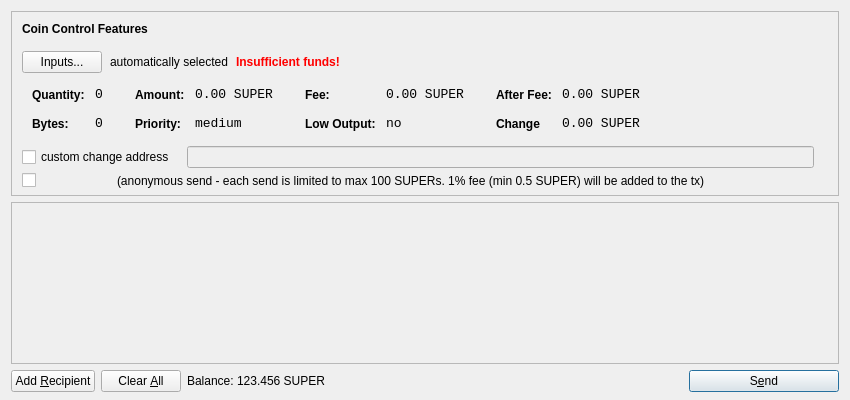
<?xml version="1.0" encoding="UTF-8"?>
<ui version="4.0">
 <class>SendCoinsDialog</class>
 <widget class="QDialog" name="SendCoinsDialog">
  <property name="geometry">
   <rect>
    <x>0</x>
    <y>0</y>
    <width>850</width>
    <height>400</height>
   </rect>
  </property>
  <property name="windowTitle">
   <string>Send Coins</string>
  </property>
  <layout class="QVBoxLayout" name="verticalLayout" stretch="0,1,0">
   <property name="bottomMargin">
    <number>8</number>
   </property>
   <item>
    <widget class="QFrame" name="frameCoinControl">
     <property name="sizePolicy">
      <sizepolicy hsizetype="Expanding" vsizetype="Expanding">
       <horstretch>0</horstretch>
       <verstretch>0</verstretch>
      </sizepolicy>
     </property>
     <property name="maximumSize">
      <size>
       <width>16777215</width>
       <height>16777215</height>
      </size>
     </property>
     <property name="frameShape">
      <enum>QFrame::StyledPanel</enum>
     </property>
     <property name="frameShadow">
      <enum>QFrame::Sunken</enum>
     </property>
     <layout class="QVBoxLayout" name="verticalLayoutCoinControl2">
      <property name="spacing">
       <number>6</number>
      </property>
      <property name="leftMargin">
       <number>0</number>
      </property>
      <property name="topMargin">
       <number>0</number>
      </property>
      <property name="rightMargin">
       <number>0</number>
      </property>
      <property name="bottomMargin">
       <number>6</number>
      </property>
      <item>
       <layout class="QVBoxLayout" name="verticalLayoutCoinControl" stretch="0,0,0,1,0,0">
        <property name="spacing">
         <number>0</number>
        </property>
        <property name="leftMargin">
         <number>10</number>
        </property>
        <property name="topMargin">
         <number>10</number>
        </property>
        <item>
         <layout class="QHBoxLayout" name="horizontalLayoutCoinControl1">
          <property name="bottomMargin">
           <number>15</number>
          </property>
          <item>
           <widget class="QLabel" name="labelCoinControlFeatures">
            <property name="sizePolicy">
             <sizepolicy hsizetype="Preferred" vsizetype="Maximum">
              <horstretch>0</horstretch>
              <verstretch>0</verstretch>
             </sizepolicy>
            </property>
            <property name="font">
             <font>
              <weight>75</weight>
              <bold>true</bold>
             </font>
            </property>
            <property name="styleSheet">
             <string notr="true">font-weight:bold;</string>
            </property>
            <property name="text">
             <string>Coin Control Features</string>
            </property>
           </widget>
          </item>
         </layout>
        </item>
        <item>
         <layout class="QHBoxLayout" name="horizontalLayoutCoinControl2" stretch="0,0,0,0">
          <property name="spacing">
           <number>8</number>
          </property>
          <property name="bottomMargin">
           <number>10</number>
          </property>
          <item>
           <widget class="QPushButton" name="pushButtonCoinControl">
            <property name="styleSheet">
             <string notr="true"/>
            </property>
            <property name="text">
             <string>Inputs...</string>
            </property>
           </widget>
          </item>
          <item>
           <widget class="QLabel" name="labelCoinControlAutomaticallySelected">
            <property name="text">
             <string>automatically selected</string>
            </property>
            <property name="margin">
             <number>5</number>
            </property>
           </widget>
          </item>
          <item>
           <widget class="QLabel" name="labelCoinControlInsuffFunds">
            <property name="font">
             <font>
              <weight>75</weight>
              <bold>true</bold>
             </font>
            </property>
            <property name="styleSheet">
             <string notr="true">color:red;font-weight:bold;</string>
            </property>
            <property name="text">
             <string>Insufficient funds!</string>
            </property>
            <property name="margin">
             <number>5</number>
            </property>
           </widget>
          </item>
          <item>
           <spacer name="horizontalSpacerCoinControl">
            <property name="orientation">
             <enum>Qt::Horizontal</enum>
            </property>
            <property name="sizeHint" stdset="0">
             <size>
              <width>40</width>
              <height>1</height>
             </size>
            </property>
           </spacer>
          </item>
         </layout>
        </item>
        <item>
         <widget class="QWidget" name="widgetCoinControl" native="true">
          <property name="sizePolicy">
           <sizepolicy hsizetype="Preferred" vsizetype="Preferred">
            <horstretch>0</horstretch>
            <verstretch>0</verstretch>
           </sizepolicy>
          </property>
          <property name="minimumSize">
           <size>
            <width>0</width>
            <height>0</height>
           </size>
          </property>
          <property name="styleSheet">
           <string notr="true"/>
          </property>
          <layout class="QHBoxLayout" name="horizontalLayoutCoinControl5">
           <property name="margin">
            <number>0</number>
           </property>
           <item>
            <layout class="QHBoxLayout" name="horizontalLayoutCoinControl3" stretch="0,0,0,1">
             <property name="spacing">
              <number>20</number>
             </property>
             <property name="topMargin">
              <number>0</number>
             </property>
             <property name="bottomMargin">
              <number>10</number>
             </property>
             <item>
              <layout class="QFormLayout" name="formLayoutCoinControl1">
               <property name="horizontalSpacing">
                <number>10</number>
               </property>
               <property name="verticalSpacing">
                <number>14</number>
               </property>
               <property name="leftMargin">
                <number>10</number>
               </property>
               <property name="topMargin">
                <number>4</number>
               </property>
               <property name="rightMargin">
                <number>6</number>
               </property>
               <item row="0" column="0">
                <widget class="QLabel" name="labelCoinControlQuantityText">
                 <property name="styleSheet">
                  <string notr="true">font-weight:bold;</string>
                 </property>
                 <property name="text">
                  <string>Quantity:</string>
                 </property>
                 <property name="margin">
                  <number>0</number>
                 </property>
                </widget>
               </item>
               <item row="0" column="1">
                <widget class="QLabel" name="labelCoinControlQuantity">
                 <property name="font">
                  <font>
                   <family>Monospace</family>
                   <pointsize>10</pointsize>
                  </font>
                 </property>
                 <property name="cursor">
                  <cursorShape>IBeamCursor</cursorShape>
                 </property>
                 <property name="contextMenuPolicy">
                  <enum>Qt::ActionsContextMenu</enum>
                 </property>
                 <property name="text">
                  <string>0</string>
                 </property>
                 <property name="margin">
                  <number>0</number>
                 </property>
                 <property name="textInteractionFlags">
                  <set>Qt::LinksAccessibleByMouse|Qt::TextSelectableByKeyboard|Qt::TextSelectableByMouse</set>
                 </property>
                </widget>
               </item>
               <item row="1" column="0">
                <widget class="QLabel" name="labelCoinControlBytesText">
                 <property name="styleSheet">
                  <string notr="true">font-weight:bold;</string>
                 </property>
                 <property name="text">
                  <string>Bytes:</string>
                 </property>
                </widget>
               </item>
               <item row="1" column="1">
                <widget class="QLabel" name="labelCoinControlBytes">
                 <property name="font">
                  <font>
                   <family>Monospace</family>
                   <pointsize>10</pointsize>
                  </font>
                 </property>
                 <property name="cursor">
                  <cursorShape>IBeamCursor</cursorShape>
                 </property>
                 <property name="contextMenuPolicy">
                  <enum>Qt::ActionsContextMenu</enum>
                 </property>
                 <property name="text">
                  <string>0</string>
                 </property>
                 <property name="textInteractionFlags">
                  <set>Qt::LinksAccessibleByMouse|Qt::TextSelectableByKeyboard|Qt::TextSelectableByMouse</set>
                 </property>
                </widget>
               </item>
              </layout>
             </item>
             <item>
              <layout class="QFormLayout" name="formLayoutCoinControl2">
               <property name="horizontalSpacing">
                <number>10</number>
               </property>
               <property name="verticalSpacing">
                <number>14</number>
               </property>
               <property name="leftMargin">
                <number>6</number>
               </property>
               <property name="topMargin">
                <number>4</number>
               </property>
               <property name="rightMargin">
                <number>6</number>
               </property>
               <item row="0" column="0">
                <widget class="QLabel" name="labelCoinControlAmountText">
                 <property name="styleSheet">
                  <string notr="true">font-weight:bold;</string>
                 </property>
                 <property name="text">
                  <string>Amount:</string>
                 </property>
                 <property name="margin">
                  <number>0</number>
                 </property>
                </widget>
               </item>
               <item row="0" column="1">
                <widget class="QLabel" name="labelCoinControlAmount">
                 <property name="font">
                  <font>
                   <family>Monospace</family>
                   <pointsize>10</pointsize>
                  </font>
                 </property>
                 <property name="cursor">
                  <cursorShape>IBeamCursor</cursorShape>
                 </property>
                 <property name="contextMenuPolicy">
                  <enum>Qt::ActionsContextMenu</enum>
                 </property>
                 <property name="text">
                  <string>0.00 SUPER</string>
                 </property>
                 <property name="textInteractionFlags">
                  <set>Qt::LinksAccessibleByMouse|Qt::TextSelectableByKeyboard|Qt::TextSelectableByMouse</set>
                 </property>
                </widget>
               </item>
               <item row="1" column="0">
                <widget class="QLabel" name="labelCoinControlPriorityText">
                 <property name="styleSheet">
                  <string notr="true">font-weight:bold;</string>
                 </property>
                 <property name="text">
                  <string>Priority:</string>
                 </property>
                </widget>
               </item>
               <item row="1" column="1">
                <widget class="QLabel" name="labelCoinControlPriority">
                 <property name="font">
                  <font>
                   <family>Monospace</family>
                   <pointsize>10</pointsize>
                  </font>
                 </property>
                 <property name="cursor">
                  <cursorShape>IBeamCursor</cursorShape>
                 </property>
                 <property name="contextMenuPolicy">
                  <enum>Qt::ActionsContextMenu</enum>
                 </property>
                 <property name="text">
                  <string>medium</string>
                 </property>
                 <property name="textInteractionFlags">
                  <set>Qt::LinksAccessibleByMouse|Qt::TextSelectableByKeyboard|Qt::TextSelectableByMouse</set>
                 </property>
                </widget>
               </item>
              </layout>
             </item>
             <item>
              <layout class="QFormLayout" name="formLayoutCoinControl3">
               <property name="horizontalSpacing">
                <number>10</number>
               </property>
               <property name="verticalSpacing">
                <number>14</number>
               </property>
               <property name="leftMargin">
                <number>6</number>
               </property>
               <property name="topMargin">
                <number>4</number>
               </property>
               <property name="rightMargin">
                <number>6</number>
               </property>
               <item row="0" column="0">
                <widget class="QLabel" name="labelCoinControlFeeText">
                 <property name="styleSheet">
                  <string notr="true">font-weight:bold;</string>
                 </property>
                 <property name="text">
                  <string>Fee:</string>
                 </property>
                 <property name="margin">
                  <number>0</number>
                 </property>
                </widget>
               </item>
               <item row="0" column="1">
                <widget class="QLabel" name="labelCoinControlFee">
                 <property name="font">
                  <font>
                   <family>Monospace</family>
                   <pointsize>10</pointsize>
                  </font>
                 </property>
                 <property name="cursor">
                  <cursorShape>IBeamCursor</cursorShape>
                 </property>
                 <property name="contextMenuPolicy">
                  <enum>Qt::ActionsContextMenu</enum>
                 </property>
                 <property name="text">
                  <string>0.00 SUPER</string>
                 </property>
                 <property name="textInteractionFlags">
                  <set>Qt::LinksAccessibleByMouse|Qt::TextSelectableByKeyboard|Qt::TextSelectableByMouse</set>
                 </property>
                </widget>
               </item>
               <item row="1" column="0">
                <widget class="QLabel" name="labelCoinControlLowOutputText">
                 <property name="styleSheet">
                  <string notr="true">font-weight:bold;</string>
                 </property>
                 <property name="text">
                  <string>Low Output:</string>
                 </property>
                </widget>
               </item>
               <item row="1" column="1">
                <widget class="QLabel" name="labelCoinControlLowOutput">
                 <property name="font">
                  <font>
                   <family>Monospace</family>
                   <pointsize>10</pointsize>
                  </font>
                 </property>
                 <property name="cursor">
                  <cursorShape>IBeamCursor</cursorShape>
                 </property>
                 <property name="contextMenuPolicy">
                  <enum>Qt::ActionsContextMenu</enum>
                 </property>
                 <property name="text">
                  <string>no</string>
                 </property>
                 <property name="textInteractionFlags">
                  <set>Qt::LinksAccessibleByMouse|Qt::TextSelectableByKeyboard|Qt::TextSelectableByMouse</set>
                 </property>
                </widget>
               </item>
              </layout>
             </item>
             <item>
              <layout class="QFormLayout" name="formLayoutCoinControl4">
               <property name="horizontalSpacing">
                <number>10</number>
               </property>
               <property name="verticalSpacing">
                <number>14</number>
               </property>
               <property name="leftMargin">
                <number>6</number>
               </property>
               <property name="topMargin">
                <number>4</number>
               </property>
               <property name="rightMargin">
                <number>6</number>
               </property>
               <item row="0" column="0">
                <widget class="QLabel" name="labelCoinControlAfterFeeText">
                 <property name="styleSheet">
                  <string notr="true">font-weight:bold;</string>
                 </property>
                 <property name="text">
                  <string>After Fee:</string>
                 </property>
                 <property name="margin">
                  <number>0</number>
                 </property>
                </widget>
               </item>
               <item row="0" column="1">
                <widget class="QLabel" name="labelCoinControlAfterFee">
                 <property name="font">
                  <font>
                   <family>Monospace</family>
                   <pointsize>10</pointsize>
                  </font>
                 </property>
                 <property name="cursor">
                  <cursorShape>IBeamCursor</cursorShape>
                 </property>
                 <property name="contextMenuPolicy">
                  <enum>Qt::ActionsContextMenu</enum>
                 </property>
                 <property name="text">
                  <string>0.00 SUPER</string>
                 </property>
                 <property name="textInteractionFlags">
                  <set>Qt::LinksAccessibleByMouse|Qt::TextSelectableByKeyboard|Qt::TextSelectableByMouse</set>
                 </property>
                </widget>
               </item>
               <item row="1" column="0">
                <widget class="QLabel" name="labelCoinControlChangeText">
                 <property name="styleSheet">
                  <string notr="true">font-weight:bold;</string>
                 </property>
                 <property name="text">
                  <string>Change</string>
                 </property>
                </widget>
               </item>
               <item row="1" column="1">
                <widget class="QLabel" name="labelCoinControlChange">
                 <property name="font">
                  <font>
                   <family>Monospace</family>
                   <pointsize>10</pointsize>
                  </font>
                 </property>
                 <property name="cursor">
                  <cursorShape>IBeamCursor</cursorShape>
                 </property>
                 <property name="contextMenuPolicy">
                  <enum>Qt::ActionsContextMenu</enum>
                 </property>
                 <property name="text">
                  <string>0.00 SUPER</string>
                 </property>
                 <property name="textInteractionFlags">
                  <set>Qt::LinksAccessibleByMouse|Qt::TextSelectableByKeyboard|Qt::TextSelectableByMouse</set>
                 </property>
                </widget>
               </item>
              </layout>
             </item>
            </layout>
           </item>
          </layout>
         </widget>
        </item>
        <item>
         <layout class="QHBoxLayout" name="horizontalLayoutCoinControl4" stretch="0,0,0">
          <property name="spacing">
           <number>12</number>
          </property>
          <property name="sizeConstraint">
           <enum>QLayout::SetDefaultConstraint</enum>
          </property>
          <property name="topMargin">
           <number>5</number>
          </property>
          <property name="rightMargin">
           <number>5</number>
          </property>
          <item>
           <widget class="QCheckBox" name="checkBoxCoinControlChange">
            <property name="text">
             <string>custom change address</string>
            </property>
           </widget>
          </item>
          <item>
           <widget class="QLineEdit" name="lineEditCoinControlChange">
            <property name="enabled">
             <bool>false</bool>
            </property>
            <property name="sizePolicy">
             <sizepolicy hsizetype="Expanding" vsizetype="Fixed">
              <horstretch>0</horstretch>
              <verstretch>0</verstretch>
             </sizepolicy>
            </property>
           </widget>
          </item>
          <item>
           <widget class="QLabel" name="labelCoinControlChangeLabel">
            <property name="sizePolicy">
             <sizepolicy hsizetype="Preferred" vsizetype="Expanding">
              <horstretch>0</horstretch>
              <verstretch>0</verstretch>
             </sizepolicy>
            </property>
            <property name="minimumSize">
             <size>
              <width>0</width>
              <height>0</height>
             </size>
            </property>
            <property name="text">
             <string/>
            </property>
            <property name="margin">
             <number>3</number>
            </property>
           </widget>
          </item>
         </layout>
        </item>
        <item>
         <layout class="QHBoxLayout" name="horizontalLayoutCoinControl7" stretch="0,0,0">
          <property name="spacing">
           <number>0</number>
          </property>
          <property name="sizeConstraint">
           <enum>QLayout::SetDefaultConstraint</enum>
          </property>
          <property name="topMargin">
           <number>5</number>
          </property>
          <property name="rightMargin">
           <number>5</number>
          </property>
          <item>
           <widget class="QCheckBox" name="checkBoxAnonymousSend">
            <property name="maximumSize">
             <size>
              <width>15</width>
              <height>16777215</height>
             </size>
            </property>
            <property name="text">
             <string/>
            </property>
           </widget>
          </item>
          <item>
           <widget class="QLabel" name="label_2">
            <property name="maximumSize">
             <size>
              <width>80</width>
              <height>16777215</height>
             </size>
            </property>
            <property name="text">
             <string/>
            </property>
            <property name="pixmap">
             <pixmap resource="../bitcoin.qrc">:/icons/supersend</pixmap>
            </property>
           </widget>
          </item>
          <item>
           <widget class="QLabel" name="label_3">
            <property name="text">
             <string>(anonymous send - each send is limited to max 100 SUPERs. 1% fee (min 0.5 SUPER) will be added to the tx)</string>
            </property>
           </widget>
          </item>
         </layout>
        </item>
        <item>
         <spacer name="verticalSpacerCoinControl">
          <property name="orientation">
           <enum>Qt::Vertical</enum>
          </property>
          <property name="sizeHint" stdset="0">
           <size>
            <width>800</width>
            <height>1</height>
           </size>
          </property>
         </spacer>
        </item>
       </layout>
      </item>
     </layout>
    </widget>
   </item>
   <item>
    <widget class="QScrollArea" name="scrollArea">
     <property name="widgetResizable">
      <bool>true</bool>
     </property>
     <widget class="QWidget" name="scrollAreaWidgetContents">
      <property name="geometry">
       <rect>
        <x>0</x>
        <y>0</y>
        <width>830</width>
        <height>146</height>
       </rect>
      </property>
      <layout class="QVBoxLayout" name="verticalLayout_2">
       <property name="margin">
        <number>0</number>
       </property>
       <item>
        <layout class="QVBoxLayout" name="entries">
         <property name="spacing">
          <number>6</number>
         </property>
        </layout>
       </item>
       <item>
        <spacer name="verticalSpacer">
         <property name="orientation">
          <enum>Qt::Vertical</enum>
         </property>
         <property name="sizeHint" stdset="0">
          <size>
           <width>20</width>
           <height>40</height>
          </size>
         </property>
        </spacer>
       </item>
      </layout>
     </widget>
    </widget>
   </item>
   <item>
    <layout class="QHBoxLayout" name="horizontalLayout">
     <item>
      <widget class="QPushButton" name="addButton">
       <property name="toolTip">
        <string>Send to multiple recipients at once</string>
       </property>
       <property name="text">
        <string>Add &amp;Recipient</string>
       </property>
       <property name="icon">
        <iconset resource="../bitcoin.qrc">
         <normaloff>:/icons/add</normaloff>:/icons/add</iconset>
       </property>
       <property name="autoDefault">
        <bool>false</bool>
       </property>
      </widget>
     </item>
     <item>
      <widget class="QPushButton" name="clearButton">
       <property name="sizePolicy">
        <sizepolicy hsizetype="Minimum" vsizetype="Fixed">
         <horstretch>0</horstretch>
         <verstretch>0</verstretch>
        </sizepolicy>
       </property>
       <property name="toolTip">
        <string>Remove all transaction fields</string>
       </property>
       <property name="text">
        <string>Clear &amp;All</string>
       </property>
       <property name="icon">
        <iconset resource="../bitcoin.qrc">
         <normaloff>:/icons/remove</normaloff>:/icons/remove</iconset>
       </property>
       <property name="autoRepeatDelay">
        <number>300</number>
       </property>
       <property name="autoDefault">
        <bool>false</bool>
       </property>
      </widget>
     </item>
     <item>
      <layout class="QHBoxLayout" name="horizontalLayout_2">
       <property name="spacing">
        <number>3</number>
       </property>
       <item>
        <widget class="QLabel" name="label">
         <property name="sizePolicy">
          <sizepolicy hsizetype="Preferred" vsizetype="Fixed">
           <horstretch>0</horstretch>
           <verstretch>0</verstretch>
          </sizepolicy>
         </property>
         <property name="text">
          <string>Balance:</string>
         </property>
        </widget>
       </item>
       <item>
        <widget class="QLabel" name="labelBalance">
         <property name="sizePolicy">
          <sizepolicy hsizetype="Preferred" vsizetype="Fixed">
           <horstretch>0</horstretch>
           <verstretch>0</verstretch>
          </sizepolicy>
         </property>
         <property name="cursor">
          <cursorShape>IBeamCursor</cursorShape>
         </property>
         <property name="text">
          <string>123.456 SUPER</string>
         </property>
         <property name="textInteractionFlags">
          <set>Qt::LinksAccessibleByMouse|Qt::TextSelectableByKeyboard|Qt::TextSelectableByMouse</set>
         </property>
        </widget>
       </item>
      </layout>
     </item>
     <item>
      <spacer name="horizontalSpacer">
       <property name="orientation">
        <enum>Qt::Horizontal</enum>
       </property>
       <property name="sizeHint" stdset="0">
        <size>
         <width>40</width>
         <height>20</height>
        </size>
       </property>
      </spacer>
     </item>
     <item>
      <widget class="QPushButton" name="sendButton">
       <property name="minimumSize">
        <size>
         <width>150</width>
         <height>0</height>
        </size>
       </property>
       <property name="toolTip">
        <string>Confirm the send action</string>
       </property>
       <property name="text">
        <string>S&amp;end</string>
       </property>
       <property name="icon">
        <iconset resource="../bitcoin.qrc">
         <normaloff>:/icons/send</normaloff>:/icons/send</iconset>
       </property>
       <property name="default">
        <bool>true</bool>
       </property>
      </widget>
     </item>
    </layout>
   </item>
  </layout>
 </widget>
 <resources>
  <include location="../bitcoin.qrc"/>
 </resources>
 <connections/>
</ui>
